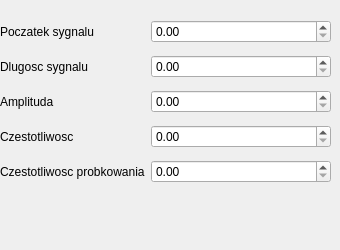
     <widget class="QWidget" name="sinus">
      <widget class="QWidget" name="formLayoutWidget_6">
       <property name="geometry">
        <rect>
         <x>0</x>
         <y>20</y>
         <width>331</width>
         <height>221</height>
        </rect>
       </property>
       <layout class="QFormLayout" name="sinusLayout">
        <property name="verticalSpacing">
         <number>12</number>
        </property>
        <item row="0" column="0">
         <widget class="QLabel" name="poczatekSygnaluLabel_3">
          <property name="text">
           <string>Poczatek sygnalu</string>
          </property>
         </widget>
        </item>
        <item row="0" column="1">
         <widget class="QDoubleSpinBox" name="poczatekSygnaluDoubleSpinBox_3">
          <property name="maximum">
           <double>100000.000000000000000</double>
          </property>
         </widget>
        </item>
        <item row="1" column="0">
         <widget class="QLabel" name="dlugoscSygnaluLabel_3">
          <property name="text">
           <string>Dlugosc sygnalu</string>
          </property>
         </widget>
        </item>
        <item row="1" column="1">
         <widget class="QDoubleSpinBox" name="dlugoscSygnaluDoubleSpinBox_3">
          <property name="maximum">
           <double>100000.000000000000000</double>
          </property>
         </widget>
        </item>
        <item row="2" column="0">
         <widget class="QLabel" name="amplitudaLabel_3">
          <property name="text">
           <string>Amplituda</string>
          </property>
         </widget>
        </item>
        <item row="2" column="1">
         <widget class="QDoubleSpinBox" name="amplitudaDoubleSpinBox_3">
          <property name="maximum">
           <double>100000.000000000000000</double>
          </property>
         </widget>
        </item>
        <item row="3" column="0">
         <widget class="QLabel" name="czestotliwoscLabel_3">
          <property name="text">
           <string>Czestotliwosc</string>
          </property>
         </widget>
        </item>
        <item row="3" column="1">
         <widget class="QDoubleSpinBox" name="czestotliwoscDoubleSpinBox_3">
          <property name="maximum">
           <double>100000.000000000000000</double>
          </property>
         </widget>
        </item>
        <item row="4" column="0">
         <widget class="QLabel" name="czestotliwoscProbkowaniaLabel_3">
          <property name="text">
           <string>Czestotliwosc probkowania</string>
          </property>
         </widget>
        </item>
        <item row="4" column="1">
         <widget class="QDoubleSpinBox" name="czestotliwoscProbkowaniaDoubleSpinBox_3">
          <property name="maximum">
           <double>100000.000000000000000</double>
          </property>
         </widget>
        </item>
       </layout>
      </widget>
     </widget>
